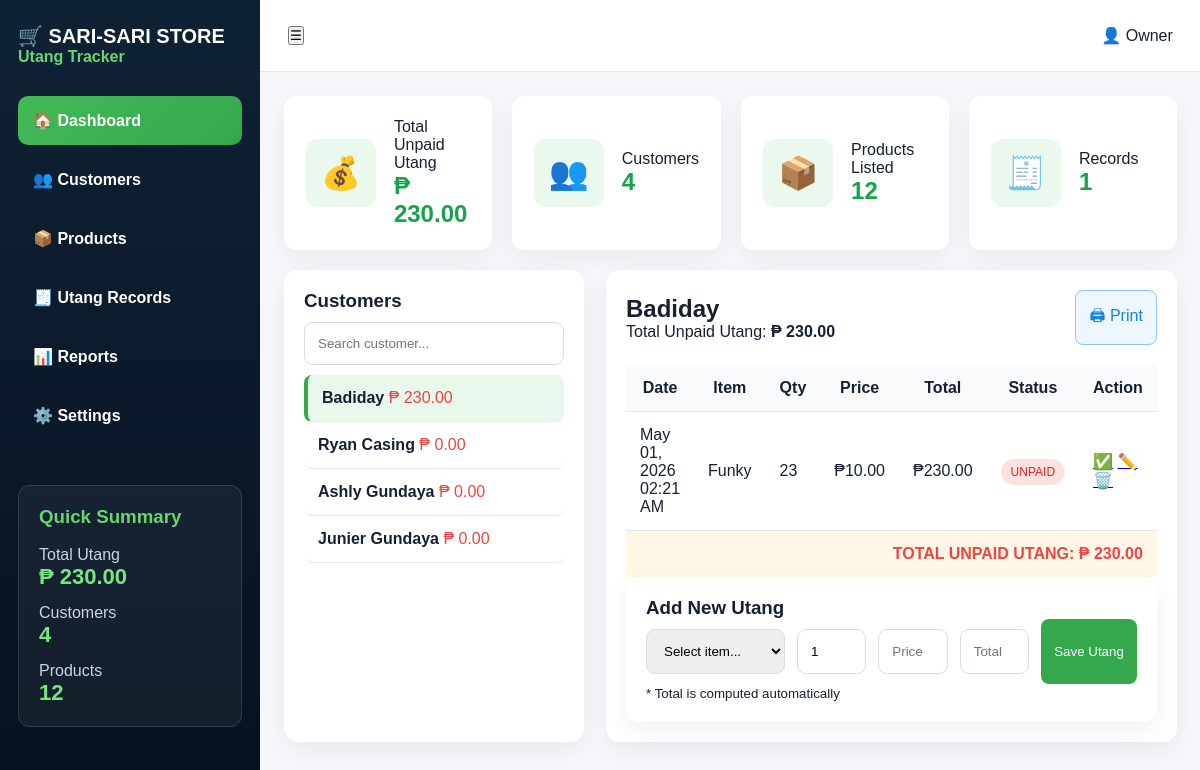
Screenshot of /customer/4 with the database file from the repository.
### tables this page shows
CREATE TABLE customers (
        id INTEGER PRIMARY KEY AUTOINCREMENT,
        name TEXT NOT NULL
    );

CREATE TABLE utang (
        id INTEGER PRIMARY KEY AUTOINCREMENT,
        customer_id INTEGER NOT NULL,
        item_name TEXT NOT NULL,
        quantity INTEGER NOT NULL,
        price REAL NOT NULL,
        total REAL NOT NULL,
        status TEXT DEFAULT 'UNPAID'
    , date_created TEXT);

### app.py (the view)
@app.route("/customer/<int:id>")
def customer(id):
    conn = get_db()
    cursor = conn.cursor()
    cursor.execute("SELECT * FROM customers WHERE id=?", (id,))
    selected_customer = cursor.fetchone()
    cursor.execute("SELECT * FROM utang WHERE customer_id=? ORDER BY id DESC", (id,))
    utang_list = cursor.fetchall()
    cursor.execute("""
        SELECT COALESCE(SUM(total),0)
        FROM utang
        WHERE customer_id=? AND status='UNPAID'
    """, (id,))
    selected_total = cursor.fetchone()[0]
    conn.close()
    return render_template(
        "index.html",
        **get_common_data("dashboard", selected_customer, utang_list, selected_total)
    )

### app.py (called while the page is built)
def get_db():
    return sqlite3.connect("database.db")

def get_customers(cursor):
    cursor.execute("""
        SELECT customers.id, customers.name,
        COALESCE(SUM(
            CASE WHEN utang.status='UNPAID' THEN utang.total ELSE 0 END
        ), 0)
        FROM customers
        LEFT JOIN utang ON customers.id = utang.customer_id
        GROUP BY customers.id, customers.name
        ORDER BY customers.id DESC
    """)
    return cursor.fetchall()

### templates/index.html (shortened to what this page needs)
<!DOCTYPE html>
<html lang="en">
<head>
  <link rel="stylesheet" href="{{ url_for('static', filename='style.css') }}">
</head>
<body>
<div class="app">
  <aside class="sidebar">
    <h2>🛒 SARI-SARI STORE</h2>
    <p>Utang Tracker</p>
    <nav>
      <a href="/" class="{% if page == 'dashboard' %}active{% endif %}">🏠 Dashboard</a>
      <a href="/customers" class="{% if page == 'customers' %}active{% endif %}">👥 Customers</a>
      <a href="/products" class="{% if page == 'products' %}active{% endif %}">📦 Products</a>
      <a href="/records" class="{% if page == 'records' %}active{% endif %}">🧾 Utang Records</a>
      <a href="/reports" class="{% if page == 'reports' %}active{% endif %}">📊 Reports</a>
      <a href="/settings" class="{% if page == 'settings' %}active{% endif %}">⚙️ Settings</a>
    </nav>
    <div class="summary">
      <h3>Quick Summary</h3>
      <p>Total Utang</p>
      <strong>₱ {{ "%.2f"|format(total_utang) }}</strong>
      <p>Customers</p>
      <strong>{{ customers|length }}</strong>
      <p>Products</p>
      <strong>{{ products|length }}</strong>
    </div>
  </aside>
  <main class="main">
    <header class="topbar">
      <button>☰</button>
      <div>👤 Owner</div>
    </header>
    <section class="cards">
      <div class="stat">
        <span>💰</span>
        <div>
          <p>Total Unpaid Utang</p>
          <h2>₱ {{ "%.2f"|format(total_utang) }}</h2>
        </div>
      </div>
      <div class="stat">
        <span>👥</span>
        <div>
          <p>Customers</p>
          <h2>{{ customers|length }}</h2>
        </div>
      </div>
      <div class="stat">
        <span>📦</span>
        <div>
          <p>Products Listed</p>
          <h2>{{ products|length }}</h2>
        </div>
      </div>
      <div class="stat">
        <span>🧾</span>
        <div>
          <p>Records</p>
          <h2>{{ all_records|length }}</h2>
        </div>
      </div>
    </section>
    {% if page == "dashboard" %}
    <section class="content-grid">
      <div class="customer-panel">
        <h3>Customers</h3>
        <input type="text" id="customerSearch" placeholder="Search customer...">
        {% if customers %}
          {% for customer in customers %}
            <a href="/customer/{{ customer[0] }}"
               class="customer customer-item {% if selected_customer and selected_customer[0] == customer[0] %}active-customer{% endif %}">
              <strong>{{ customer[1] }}</strong>
              <span>₱ {{ "%.2f"|format(customer[2]) }}</span>
            </a>
          {% endfor %}
        {% else %}
          <p class="empty">No customers yet.</p>
        {% endif %}
      </div>
      <div class="details">
        {% if selected_customer %}
          <div class="details-head">
            <div>
              <h2>{{ selected_customer[1] }}</h2>
              <p>Total Unpaid Utang: <b>₱ {{ "%.2f"|format(selected_total) }}</b></p>
            </div>
            <div class="actions">
              <a href="/print/{{ selected_customer[0] }}" class="blue-btn">🖨 Print</a>
            </div>
          </div>
          <table>
            <thead>
              <tr>
                <th>Date</th>
                <th>Item</th>
                <th>Qty</th>
                <th>Price</th>
                <th>Total</th>
                <th>Status</th>
                <th>Action</th>
              </tr>
            </thead>
            <tbody>
              {% if utang_list %}
                {% for u in utang_list %}
                  <tr>
                    <td>{{ u[7] if u[7] else "-" }}</td>
                    <td>{{ u[2] }}</td>
                    <td>{{ u[3] }}</td>
                    <td>₱{{ "%.2f"|format(u[4]) }}</td>
                    <td>₱{{ "%.2f"|format(u[5]) }}</td>
                    <td>
                      <span class="badge {% if u[6] == 'PAID' %}paid{% else %}unpaid{% endif %}">
                        {{ u[6] }}
                      </span>
                    </td>
                    <td>
                      {% if u[6] == 'UNPAID' %}
                        <a href="/mark-paid/{{ u[0] }}/{{ selected_customer[0] }}"
                           onclick="return confirm('Mark this item as paid?')">✅</a>
                      {% else %}
                        <span class="paid-text">Paid</span>
                      {% endif %}
                      <a href="/edit-utang/{{ u[0] }}/{{ selected_customer[0] }}">✏️</a>
                      <a href="/delete-utang/{{ u[0] }}/{{ selected_customer[0] }}"
                         onclick="return confirm('Delete this utang record?')">🗑️</a>
                    </td>
                  </tr>
                {% endfor %}
              {% else %}
                <tr>
                  <td colspan="7">No utang records yet.</td>
                </tr>
              {% endif %}
            </tbody>
          </table>
          <div class="total-row">
            TOTAL UNPAID UTANG: <strong>₱ {{ "%.2f"|format(selected_total) }}</strong>
          </div>
          <div class="form-card">
            <h3>Add New Utang</h3>
            <form action="/add-utang" method="POST">
              <div class="form-grid">
                <select name="item_name" id="itemSelect" required>
                  <option value="">Select item...</option>
                </select>
                <input type="number" name="quantity" id="quantityInput" value="1" min="1" required>
                <input type="text" name="price" id="priceInput" placeholder="Price" readonly required>
                <input type="text" name="total" id="totalInput" placeholder="Total" readonly required>
                <button class="green-btn" type="submit">Save Utang</button>
              </div>
            </form>
            <small>* Total is computed automatically</small>
          </div>
        {% else %}
          <div class="empty-state">
            <h2>Select a customer</h2>
            <p>Click a customer from the list to view and add utang records.</p>
          </div>
        {% endif %}
      </div>
    </section>
    {% endif %}
  </main>
</div>
</body>
</html>

### static/style.css (style rules this page uses)
* { margin: 0; padding: 0; box-sizing: border-box; font-family: Arial, sans-serif; }
body { background: #f5f7fb; color: #172033; }
.app { display: grid; grid-template-columns: 260px 1fr; min-height: 100vh; }
.sidebar { background: linear-gradient(180deg, #0f2235, #07111f); color: white; padding: 24px 18px; }
.sidebar h2 { font-size: 20px; }
.sidebar > p { color: #67d66f; margin-bottom: 30px; font-weight: bold; }
.sidebar nav { display: grid; gap: 10px; }
.sidebar nav a { padding: 15px; border-radius: 10px; color: #dce7f3; font-weight: bold; }
.sidebar nav a.active, .sidebar nav a:hover { background: linear-gradient(135deg, #42b956, #35a84d); color: white; }
.summary { margin-top: 45px; padding: 20px; border: 1px solid rgba(255,255,255,0.12); border-radius: 12px; background: rgba(255,255,255,0.05); }
.summary h3 { color: #67d66f; margin-bottom: 18px; }
.summary p { color: #cbd5e1; margin-top: 14px; }
.summary strong { color: #75e681; font-size: 22px; }
.main { padding: 0 24px 24px; }
.topbar { height: 72px; background: white; margin: 0 -24px 24px; padding: 0 28px; display: flex; align-items: center; justify-content: space-between; border-bottom: 1px solid #e5e7eb; }
.cards { display: grid; grid-template-columns: repeat(4, 1fr); gap: 20px; margin-bottom: 20px; }
.stat { background: white; padding: 22px; border-radius: 12px; display: flex; gap: 18px; align-items: center; box-shadow: 0 8px 25px rgba(0,0,0,0.06); }
.stat span { font-size: 32px; background: #eaf8ed; padding: 15px; border-radius: 12px; }
.stat h2 { color: #16a34a; }
.content-grid { display: grid; grid-template-columns: 300px 1fr; gap: 22px; }
.customer-panel, .details, .form-card, .products { background: white; border-radius: 14px; padding: 20px; box-shadow: 0 8px 25px rgba(0,0,0,0.06); }
input, select { width: 100%; padding: 13px; border: 1px solid #d6dde8; border-radius: 9px; margin: 10px 0; }
.green-btn { background: #35a84d; color: white; border: none; padding: 13px; border-radius: 8px; cursor: pointer; }
.blue-btn { background: #eef6ff; color: #1684db; border: 1px solid #93c5fd; padding: 13px; border-radius: 8px; }
.customer { display: block; text-decoration: none; color: inherit; padding: 14px; border-bottom: 1px solid #e5e7eb; border-radius: 8px; }
.customer span { color: #ef4444; }
.active-customer { background: #e8f8ec; border-left: 4px solid #35a84d; }
table { width: 100%; border-collapse: collapse; }
th, td { padding: 14px; border-bottom: 1px solid #e5e7eb; }
th { background: #f8fafc; }
.badge { padding: 6px 10px; border-radius: 20px; font-size: 12px; }
.unpaid { background: #fee2e2; color: #dc2626; }
.total-row { background: #fff7e6; padding: 14px; text-align: right; color: #ef4444; font-weight: bold; }
.form-grid { display: grid; grid-template-columns: 2fr 1fr 1fr 1fr auto; gap: 12px; }
.details-head { display: flex; justify-content: space-between; align-items: center; gap: 16px; margin-bottom: 20px; }
.actions { display: flex; gap: 10px; align-items: center; }
.actions a { text-decoration: none; }
.sidebar nav a { text-decoration: none; color: white; }

### rows the page displays
customers: name "Badiday", customer "230.00"
customers: name "Ryan Casing", customer "0.00"
customers: name "Ashly Gundaya", customer "0.00"
customers: name "Junier Gundaya", customer "0.00"
utang: date_created "May 01, 2026 02:21 AM", item_name "Funky", quantity "23", price "10.00", total "230.00", status "UNPAID"

### other values shown
{{ "%.2f"|format(total_utang) }} "230.00"
{{ customers|length }} "4"
{{ products|length }} "12"
{{ all_records|length }} "1"
{{ "%.2f"|format(selected_total) }} "230.00"
